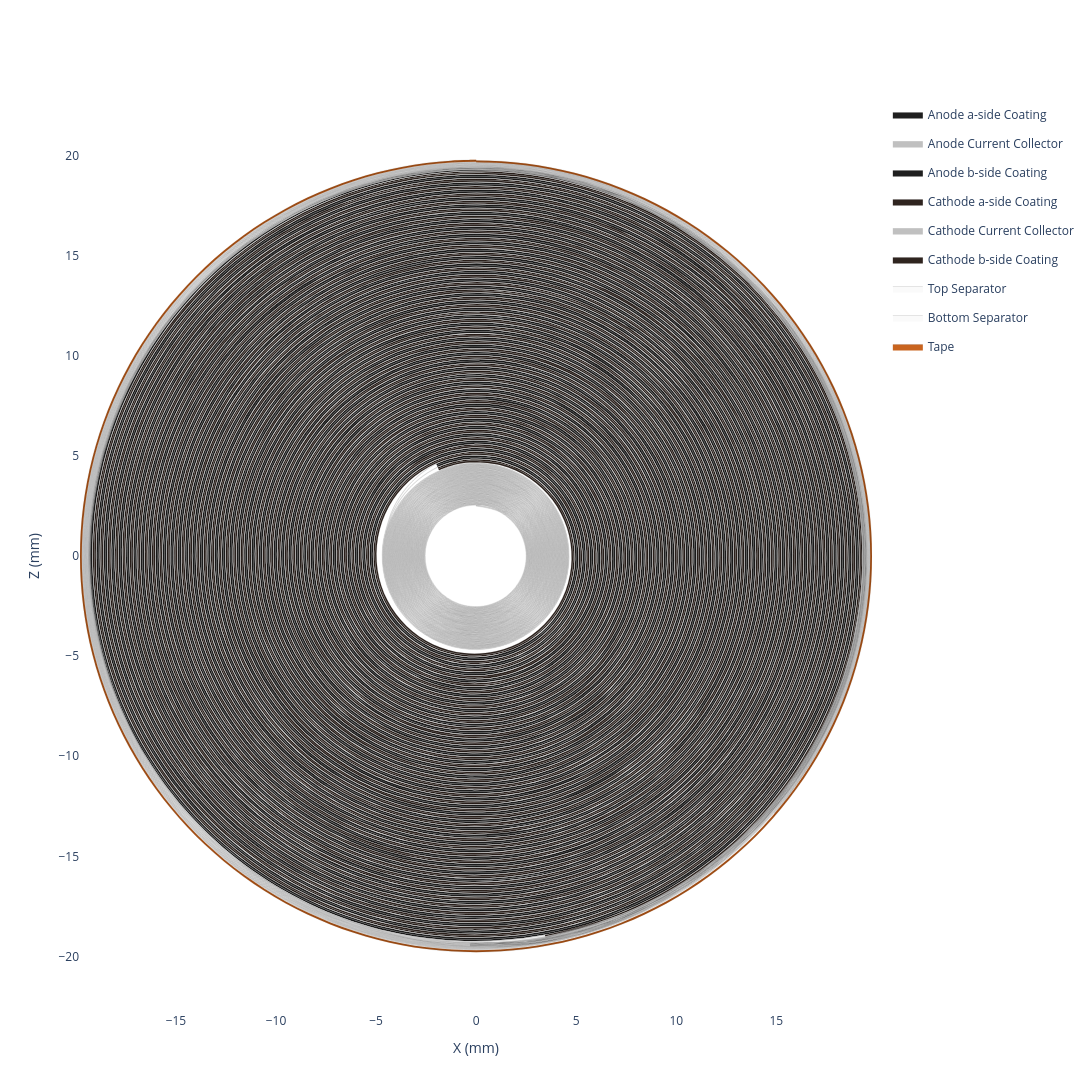

The notebook cell saved with this chart:
### Code cell
my_jellyroll.get_spiral_plot(height=1300, width=1300).show()

### Figure 1 — Plotly figure (JSON) as saved in the notebook; plotly's stock layout.template omitted (floating-point values rounded to 4 significant figures; data arrays with more than 128 entries replaced by an {"elided": "..."} marker saying what was removed)
{"data": [{"customdata": {"elided": "2192x6 float values"}, "fill": "toself", "fillcolor": "#1f1f1f", "hovertemplate": "<b>Anode a-side Coating (Extruded)</b><br>Theta: %{customdata[0]:.2f}°<br>Unwrapped Length: %{customdata[1]:.2f} mm<br>Radius: %{customdata[2]:.2f} mm<br>X: %{customdata[3]:.2f} mm<br>Z: %{customdata[4]:.2f} mm<br>Turns: %{customdata[5]:.2f}<extra></extra>", "legendgroup": "Anode a-side Coating", "line": {"color": "black", "shape": "spline", "width": 0.1}, "mode": "lines", "name": "Anode a-side Coating", "type": "scatter", "x": {"elided": "2192 float values"}, "y": {"elided": "2192 float values"}}, {"customdata": {"elided": "2192x6 float values"}, "fill": "toself", "fillcolor": "#C0C0C0", "hovertemplate": "<b>Anode Current Collector (Extruded)</b><br>Theta: %{customdata[0]:.2f}°<br>Unwrapped Length: %{customdata[1]:.2f} mm<br>Radius: %{customdata[2]:.2f} mm<br>X: %{customdata[3]:.2f} mm<br>Z: %{customdata[4]:.2f} mm<br>Turns: %{customdata[5]:.2f}<extra></extra>", "legendgroup": "Anode Current Collector", "line": {"color": "black", "shape": "spline", "width": 0.1}, "mode": "lines", "name": "Anode Current Collector", "type": "scatter", "x": {"elided": "2192 float values"}, "y": {"elided": "2192 float values"}}, {"customdata": {"elided": "2192x6 float values"}, "fill": "toself", "fillcolor": "#1f1f1f", "hovertemplate": "<b>Anode b-side Coating (Extruded)</b><br>Theta: %{customdata[0]:.2f}°<br>Unwrapped Length: %{customdata[1]:.2f} mm<br>Radius: %{customdata[2]:.2f} mm<br>X: %{customdata[3]:.2f} mm<br>Z: %{customdata[4]:.2f} mm<br>Turns: %{customdata[5]:.2f}<extra></extra>", "legendgroup": "Anode b-side Coating", "line": {"color": "black", "shape": "spline", "width": 0.1}, "mode": "lines", "name": "Anode b-side Coating", "type": "scatter", "x": {"elided": "2192 float values"}, "y": {"elided": "2192 float values"}}, {"customdata": {"elided": "2190x6 float values"}, "fill": "toself", "fillcolor": "#2f241f", "hovertemplate": "<b>Cathode a-side Coating (Extruded)</b><br>Theta: %{customdata[0]:.2f}°<br>Unwrapped Length: %{customdata[1]:.2f} mm<br>Radius: %{customdata[2]:.2f} mm<br>X: %{customdata[3]:.2f} mm<br>Z: %{customdata[4]:.2f} mm<br>Turns: %{customdata[5]:.2f}<extra></extra>", "legendgroup": "Cathode a-side Coating", "line": {"color": "black", "shape": "spline", "width": 0.1}, "mode": "lines", "name": "Cathode a-side Coating", "type": "scatter", "x": {"elided": "2190 float values"}, "y": {"elided": "2190 float values"}}, {"customdata": {"elided": "2190x6 float values"}, "fill": "toself", "fillcolor": "#C0C0C0", "hovertemplate": "<b>Cathode Current Collector (Extruded)</b><br>Theta: %{customdata[0]:.2f}°<br>Unwrapped Length: %{customdata[1]:.2f} mm<br>Radius: %{customdata[2]:.2f} mm<br>X: %{customdata[3]:.2f} mm<br>Z: %{customdata[4]:.2f} mm<br>Turns: %{customdata[5]:.2f}<extra></extra>", "legendgroup": "Cathode Current Collector", "line": {"color": "black", "shape": "spline", "width": 0.1}, "mode": "lines", "name": "Cathode Current Collector", "type": "scatter", "x": {"elided": "2190 float values"}, "y": {"elided": "2190 float values"}}, {"customdata": {"elided": "2190x6 float values"}, "fill": "toself", "fillcolor": "#2f241f", "hovertemplate": "<b>Cathode b-side Coating (Extruded)</b><br>Theta: %{customdata[0]:.2f}°<br>Unwrapped Length: %{customdata[1]:.2f} mm<br>Radius: %{customdata[2]:.2f} mm<br>X: %{customdata[3]:.2f} mm<br>Z: %{customdata[4]:.2f} mm<br>Turns: %{customdata[5]:.2f}<extra></extra>", "legendgroup": "Cathode b-side Coating", "line": {"color": "black", "shape": "spline", "width": 0.1}, "mode": "lines", "name": "Cathode b-side Coating", "type": "scatter", "x": {"elided": "2190 float values"}, "y": {"elided": "2190 float values"}}, {"customdata": {"elided": "4214x6 float values"}, "fill": "toself", "fillcolor": "#fafafa", "hovertemplate": "<b>Top Separator (Extruded)</b><br>Theta: %{customdata[0]:.2f}°<br>Unwrapped Length: %{customdata[1]:.2f} mm<br>Radius: %{customdata[2]:.2f} mm<br>X: %{customdata[3]:.2f} mm<br>Z: %{customdata[4]:.2f} mm<br>Turns: %{customdata[5]:.2f}<extra></extra>", "legendgroup": "Top Separator", "line": {"color": "black", "shape": "spline", "width": 0.1}, "mode": "lines", "name": "Top Separator", "type": "scatter", "x": {"elided": "4214 float values"}, "y": {"elided": "4214 float values"}}, {"customdata": {"elided": "4214x6 float values"}, "fill": "toself", "fillcolor": "#fafafa", "hovertemplate": "<b>Bottom Separator (Extruded)</b><br>Theta: %{customdata[0]:.2f}°<br>Unwrapped Length: %{customdata[1]:.2f} mm<br>Radius: %{customdata[2]:.2f} mm<br>X: %{customdata[3]:.2f} mm<br>Z: %{customdata[4]:.2f} mm<br>Turns: %{customdata[5]:.2f}<extra></extra>", "legendgroup": "Bottom Separator", "line": {"color": "black", "shape": "spline", "width": 0.1}, "mode": "lines", "name": "Bottom Separator", "type": "scatter", "x": {"elided": "4214 float values"}, "y": {"elided": "4214 float values"}}, {"customdata": {"elided": "606x6 float values"}, "fill": "toself", "fillcolor": "#C9641F", "hovertemplate": "<b>Tape (Extruded)</b><br>Theta: %{customdata[0]:.2f}°<br>Unwrapped Length: %{customdata[1]:.2f} mm<br>Radius: %{customdata[2]:.2f} mm<br>X: %{customdata[3]:.2f} mm<br>Z: %{customdata[4]:.2f} mm<br>Turns: %{customdata[5]:.2f}<extra></extra>", "legendgroup": "Tape", "line": {"color": "black", "shape": "spline", "width": 0.1}, "mode": "lines", "name": "Tape", "type": "scatter", "x": {"elided": "606 float values"}, "y": {"elided": "606 float values"}}, {"customdata": {"elided": "2105x6 float values"}, "hovertemplate": "<b>Top Separator</b><br>Theta: %{customdata[0]:.2f}°<br>Unwrapped Length: %{customdata[1]:.2f} mm<br>Radius: %{customdata[2]:.2f} mm<br>X: %{customdata[3]:.2f} mm<br>Z: %{customdata[4]:.2f} mm<br>Turns: %{customdata[5]:.2f}<extra></extra>", "legendgroup": "Top Separator", "line": {"color": "#fafafa", "shape": "spline", "width": 0}, "mode": "lines", "name": "Top Separator", "showlegend": false, "type": "scatter", "x": {"elided": "2105 float values"}, "y": {"elided": "2105 float values"}}, {"customdata": {"elided": "1094x6 float values"}, "hovertemplate": "<b>Anode a-side Coating</b><br>Theta: %{customdata[0]:.2f}°<br>Unwrapped Length: %{customdata[1]:.2f} mm<br>Radius: %{customdata[2]:.2f} mm<br>X: %{customdata[3]:.2f} mm<br>Z: %{customdata[4]:.2f} mm<br>Turns: %{customdata[5]:.2f}<extra></extra>", "legendgroup": "Anode a-side Coating", "line": {"color": "#1f1f1f", "shape": "spline", "width": 0}, "mode": "lines", "name": "Anode a-side Coating", "showlegend": false, "type": "scatter", "x": {"elided": "1094 float values"}, "y": {"elided": "1094 float values"}}, {"customdata": {"elided": "1094x6 float values"}, "hovertemplate": "<b>Anode Current Collector</b><br>Theta: %{customdata[0]:.2f}°<br>Unwrapped Length: %{customdata[1]:.2f} mm<br>Radius: %{customdata[2]:.2f} mm<br>X: %{customdata[3]:.2f} mm<br>Z: %{customdata[4]:.2f} mm<br>Turns: %{customdata[5]:.2f}<extra></extra>", "legendgroup": "Anode Current Collector", "line": {"color": "#C0C0C0", "shape": "spline", "width": 0}, "mode": "lines", "name": "Anode Current Collector", "showlegend": false, "type": "scatter", "x": {"elided": "1094 float values"}, "y": {"elided": "1094 float values"}}, {"customdata": {"elided": "1094x6 float values"}, "hovertemplate": "<b>Anode b-side Coating</b><br>Theta: %{customdata[0]:.2f}°<br>Unwrapped Length: %{customdata[1]:.2f} mm<br>Radius: %{customdata[2]:.2f} mm<br>X: %{customdata[3]:.2f} mm<br>Z: %{customdata[4]:.2f} mm<br>Turns: %{customdata[5]:.2f}<extra></extra>", "legendgroup": "Anode b-side Coating", "line": {"color": "#1f1f1f", "shape": "spline", "width": 0}, "mode": "lines", "name": "Anode b-side Coating", "showlegend": false, "type": "scatter", "x": {"elided": "1094 float values"}, "y": {"elided": "1094 float values"}}, {"customdata": {"elided": "2105x6 float values"}, "hovertemplate": "<b>Bottom Separator</b><br>Theta: %{customdata[0]:.2f}°<br>Unwrapped Length: %{customdata[1]:.2f} mm<br>Radius: %{customdata[2]:.2f} mm<br>X: %{customdata[3]:.2f} mm<br>Z: %{customdata[4]:.2f} mm<br>Turns: %{customdata[5]:.2f}<extra></extra>", "legendgroup": "Bottom Separator", "line": {"color": "#fafafa", "shape": "spline", "width": 0}, "mode": "lines", "name": "Bottom Separator", "showlegend": false, "type": "scatter", "x": {"elided": "2105 float values"}, "y": {"elided": "2105 float values"}}, {"customdata": {"elided": "1093x6 float values"}, "hovertemplate": "<b>Cathode a-side Coating</b><br>Theta: %{customdata[0]:.2f}°<br>Unwrapped Length: %{customdata[1]:.2f} mm<br>Radius: %{customdata[2]:.2f} mm<br>X: %{customdata[3]:.2f} mm<br>Z: %{customdata[4]:.2f} mm<br>Turns: %{customdata[5]:.2f}<extra></extra>", "legendgroup": "Cathode a-side Coating", "line": {"color": "#2f241f", "shape": "spline", "width": 0}, "mode": "lines", "name": "Cathode a-side Coating", "showlegend": false, "type": "scatter", "x": {"elided": "1093 float values"}, "y": {"elided": "1093 float values"}}, {"customdata": {"elided": "1093x6 float values"}, "hovertemplate": "<b>Cathode Current Collector</b><br>Theta: %{customdata[0]:.2f}°<br>Unwrapped Length: %{customdata[1]:.2f} mm<br>Radius: %{customdata[2]:.2f} mm<br>X: %{customdata[3]:.2f} mm<br>Z: %{customdata[4]:.2f} mm<br>Turns: %{customdata[5]:.2f}<extra></extra>", "legendgroup": "Cathode Current Collector", "line": {"color": "#C0C0C0", "shape": "spline", "width": 0}, "mode": "lines", "name": "Cathode Current Collector", "showlegend": false, "type": "scatter", "x": {"elided": "1093 float values"}, "y": {"elided": "1093 float values"}}, {"customdata": {"elided": "1093x6 float values"}, "hovertemplate": "<b>Cathode b-side Coating</b><br>Theta: %{customdata[0]:.2f}°<br>Unwrapped Length: %{customdata[1]:.2f} mm<br>Radius: %{customdata[2]:.2f} mm<br>X: %{customdata[3]:.2f} mm<br>Z: %{customdata[4]:.2f} mm<br>Turns: %{customdata[5]:.2f}<extra></extra>", "legendgroup": "Cathode b-side Coating", "line": {"color": "#2f241f", "shape": "spline", "width": 0}, "mode": "lines", "name": "Cathode b-side Coating", "showlegend": false, "type": "scatter", "x": {"elided": "1093 float values"}, "y": {"elided": "1093 float values"}}, {"customdata": {"elided": "301x6 float values"}, "hovertemplate": "<b>Tape</b><br>Theta: %{customdata[0]:.2f}°<br>Unwrapped Length: %{customdata[1]:.2f} mm<br>Radius: %{customdata[2]:.2f} mm<br>X: %{customdata[3]:.2f} mm<br>Z: %{customdata[4]:.2f} mm<br>Turns: %{customdata[5]:.2f}<extra></extra>", "legendgroup": "Tape", "line": {"color": "#C9641F", "shape": "spline", "width": 0}, "mode": "lines", "name": "Tape", "showlegend": false, "type": "scatter", "x": {"elided": "301 float values"}, "y": {"elided": "301 float values"}}], "layout": {"height": 1300, "hovermode": "closest", "paper_bgcolor": "white", "plot_bgcolor": "white", "width": 1300, "xaxis": {"scaleanchor": "y", "title": {"text": "X (mm)"}, "zeroline": false}, "yaxis": {"title": {"text": "Z (mm)"}, "zeroline": false}}}
